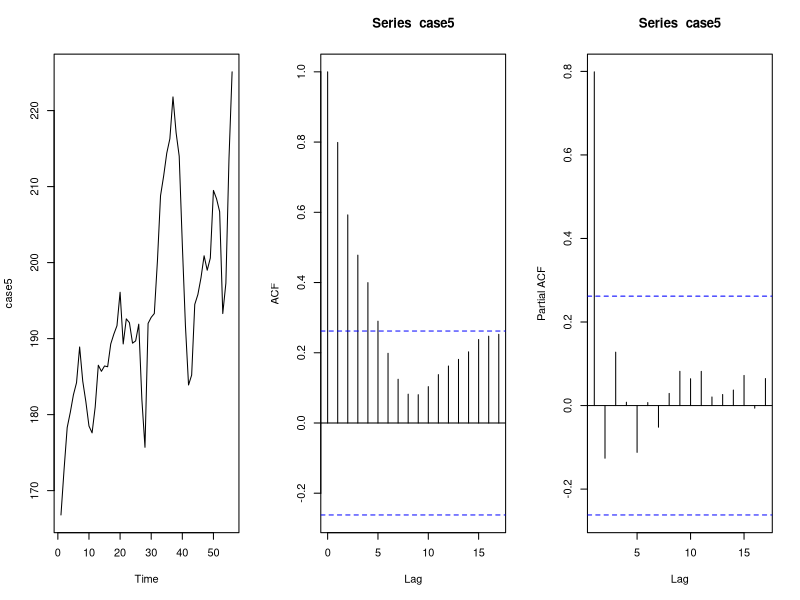
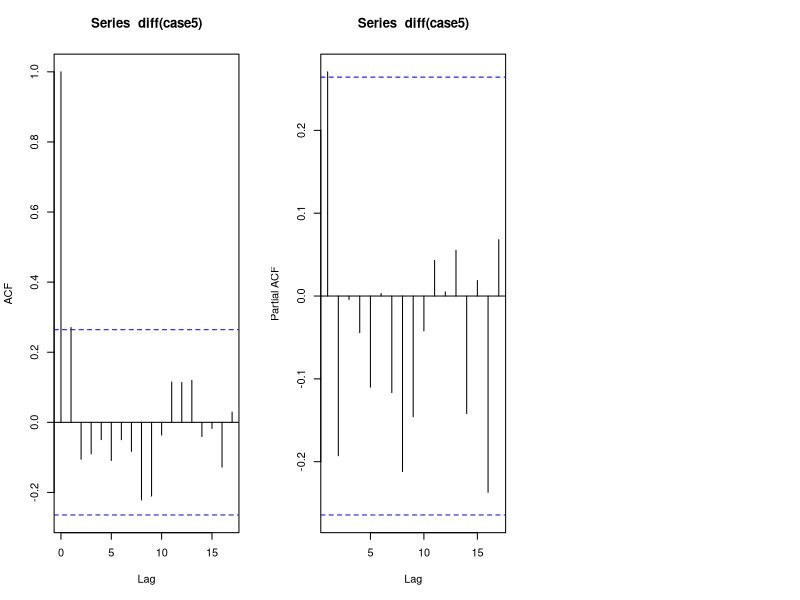
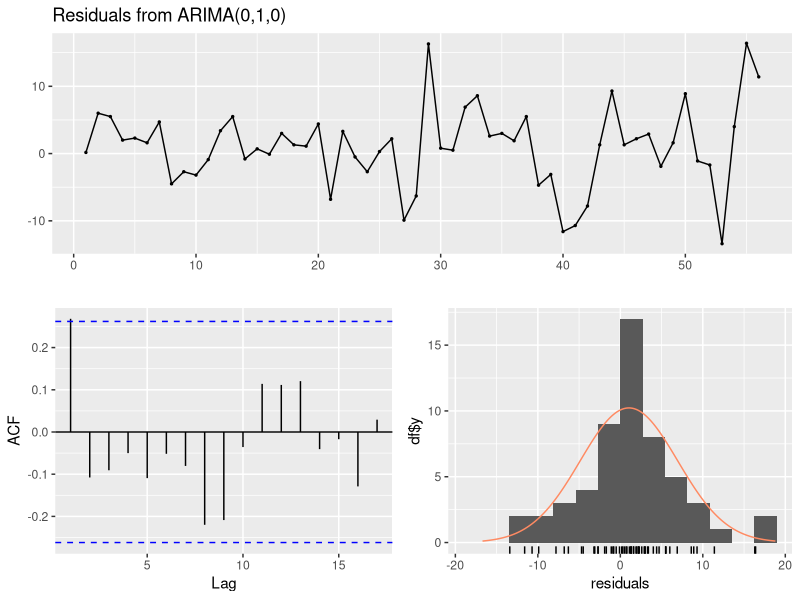
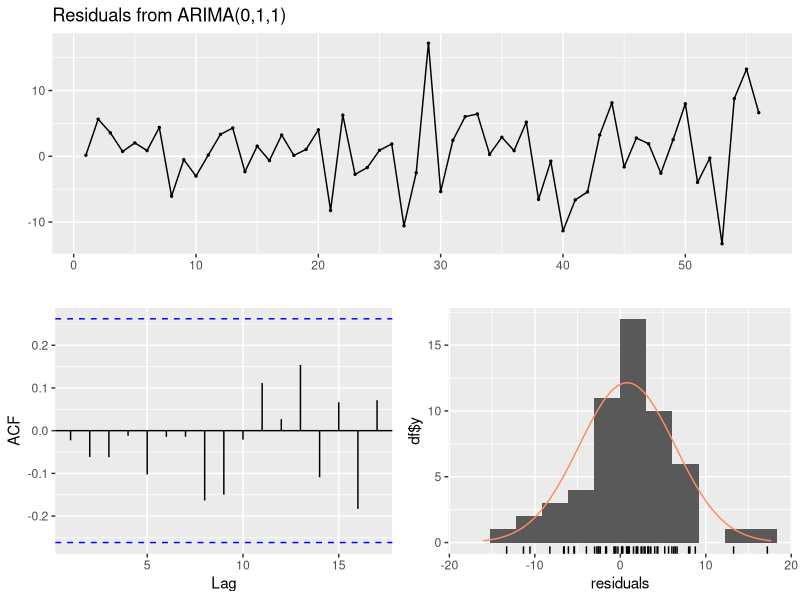
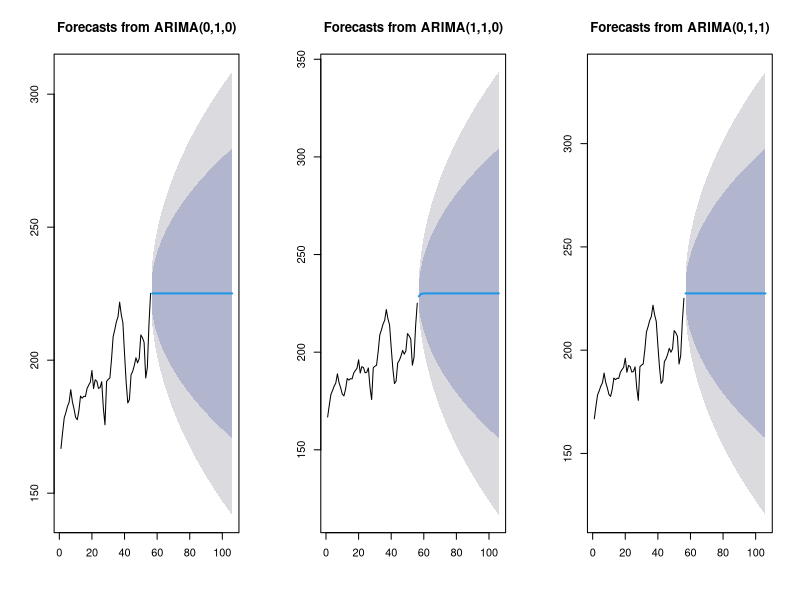
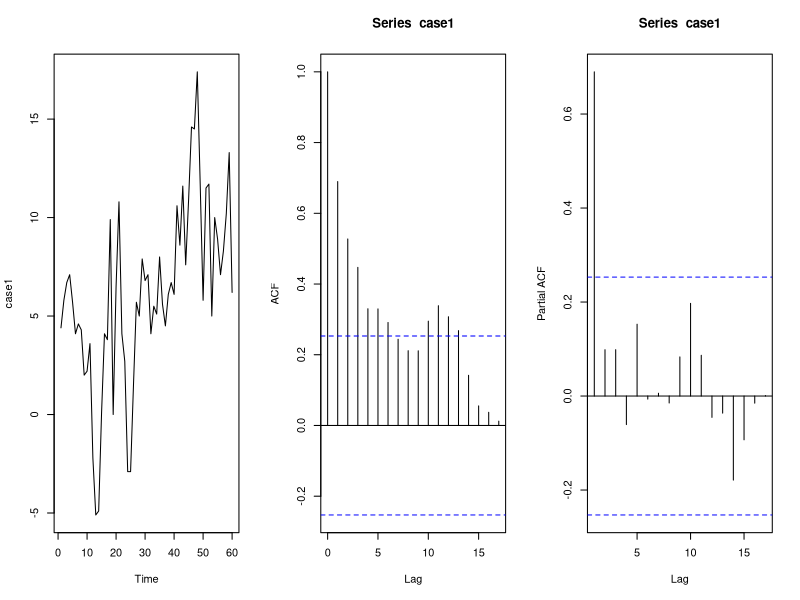
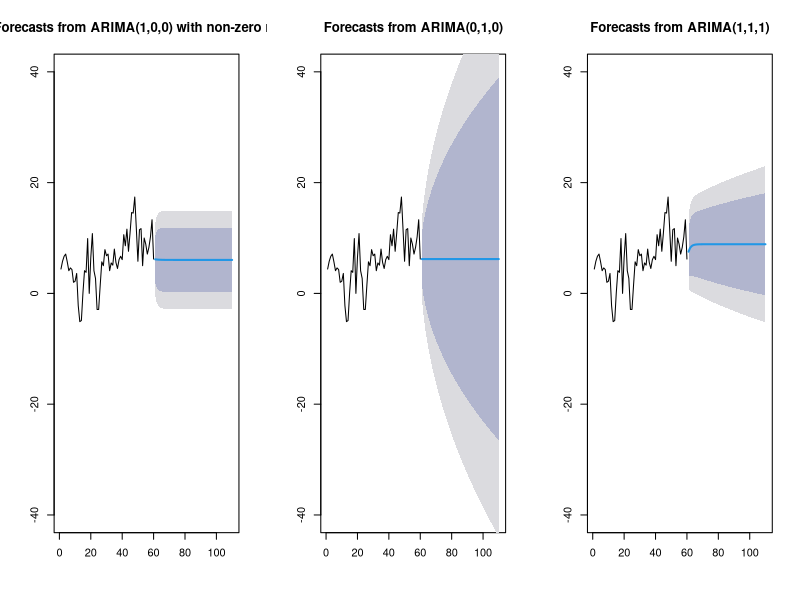

The R source for these figures, in order:
case5 <- as.ts(scan("case5.txt"))
par(mfrow=c(1,3))
plot(case5)
test1 <- acf(case5)
pacf(case5)

library(forecast)
library(tseries)
adf.test(case5, k=1)
adf.test(case5, k=2)

adf.test(diff(case5), k=2)

acf(diff(case5))
pacf(diff(case5))

adf.test(diff(case5, differences = 2), k=1)

fit1 <- arima(case5, order = c(0,1,0))
fit1
checkresiduals(fit1)

fit2 <- arima(case5, order = c(1,1,0))
fit2

fit3 <- auto.arima(case5)
fit3
checkresiduals(fit3)


# library(urca)
# test=ur.df(y = case5, type = "none", lags = 3)
# summary(test)
# adf.test(case5, k=3)

par(mfrow=c(1,3))
plot(forecast(fit1, h=50))
plot(forecast(fit2, h=50))
plot(forecast(fit3, h=50))




# Case 1 ------------------------------------------------------------------
case1=as.ts(scan("case1.txt"))
case1
par(mfrow=c(1,3))
plot(case1)
acf(case1)
pacf(case1)

fit <- arima(case1,order=c(1,0,0))
fit

adf.test(case1, k=1)
adf.test(case1, k=2)


par(mfrow=c(1,3))
plot(forecast(fit,h=50),ylim=c(-40,40))
fit2 <- arima(case1,order=c(0,1,0))
fit2
fit


plot(forecast(fit2,h=50),ylim=c(-40,40))
fitauto <- auto.arima(case1)
fitauto
plot(forecast(fitauto,h=50),ylim=c(-40,40))
